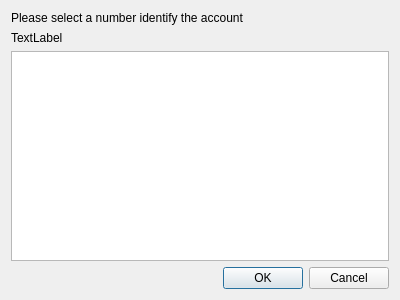
<?xml version="1.0" encoding="UTF-8"?>
<ui version="4.0">
 <class>CINumberDialog</class>
 <widget class="QDialog" name="CINumberDialog">
  <property name="geometry">
   <rect>
    <x>0</x>
    <y>0</y>
    <width>400</width>
    <height>300</height>
   </rect>
  </property>
  <property name="windowTitle">
   <string>Dialog</string>
  </property>
  <layout class="QVBoxLayout" name="verticalLayout">
   <item>
    <widget class="QLabel" name="label">
     <property name="text">
      <string>Please select a number identify the account</string>
     </property>
    </widget>
   </item>
   <item>
    <widget class="QLabel" name="lblCiId">
     <property name="text">
      <string>TextLabel</string>
     </property>
    </widget>
   </item>
   <item>
    <widget class="CiListView" name="listPhones"/>
   </item>
   <item>
    <widget class="QDialogButtonBox" name="buttonBox">
     <property name="orientation">
      <enum>Qt::Horizontal</enum>
     </property>
     <property name="standardButtons">
      <set>QDialogButtonBox::Cancel|QDialogButtonBox::Ok</set>
     </property>
    </widget>
   </item>
  </layout>
 </widget>
 <customwidgets>
  <customwidget>
   <class>CiListView</class>
   <extends>QListView</extends>
   <header>CiListView.h</header>
  </customwidget>
 </customwidgets>
 <resources/>
 <connections>
  <connection>
   <sender>buttonBox</sender>
   <signal>accepted()</signal>
   <receiver>CINumberDialog</receiver>
   <slot>accept()</slot>
   <hints>
    <hint type="sourcelabel">
     <x>248</x>
     <y>254</y>
    </hint>
    <hint type="destinationlabel">
     <x>157</x>
     <y>274</y>
    </hint>
   </hints>
  </connection>
  <connection>
   <sender>buttonBox</sender>
   <signal>rejected()</signal>
   <receiver>CINumberDialog</receiver>
   <slot>reject()</slot>
   <hints>
    <hint type="sourcelabel">
     <x>316</x>
     <y>260</y>
    </hint>
    <hint type="destinationlabel">
     <x>286</x>
     <y>274</y>
    </hint>
   </hints>
  </connection>
 </connections>
</ui>
